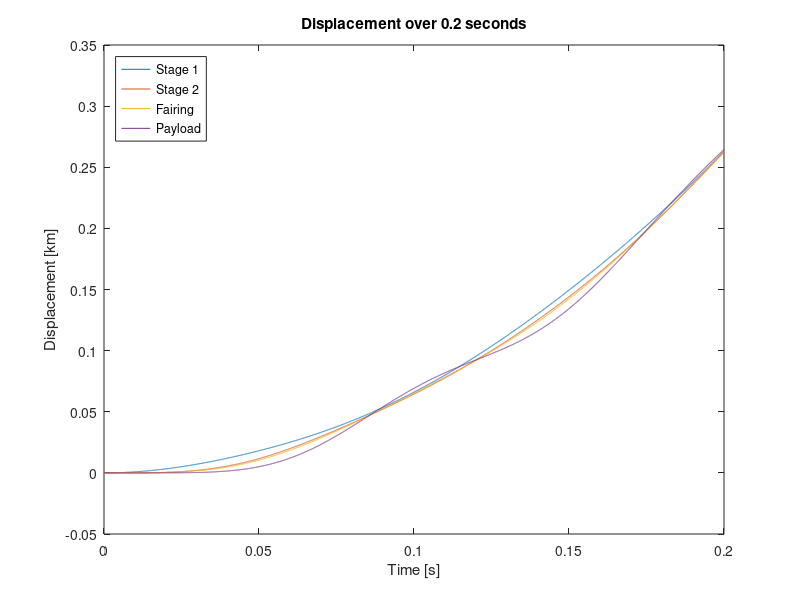
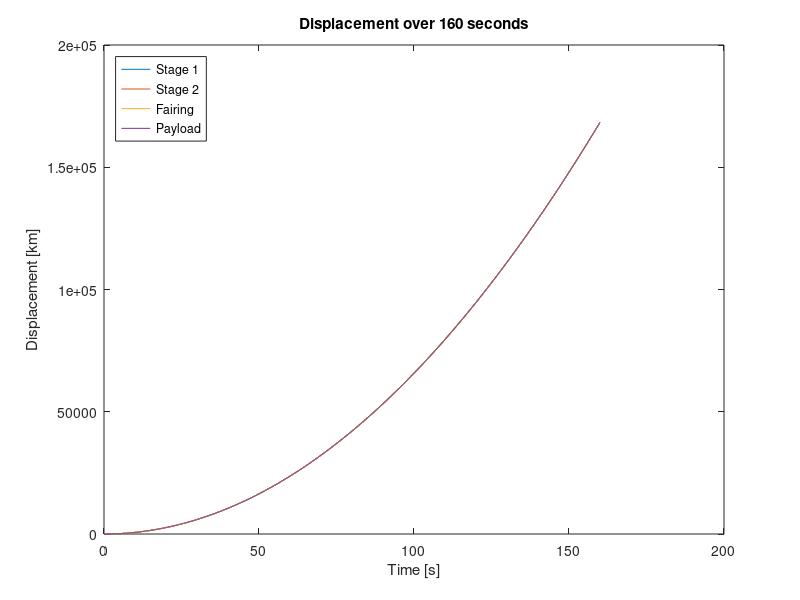
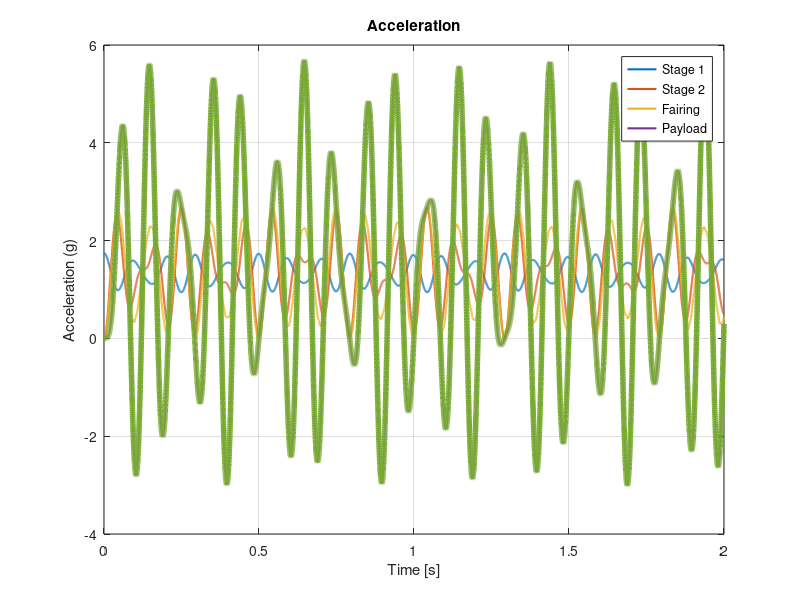
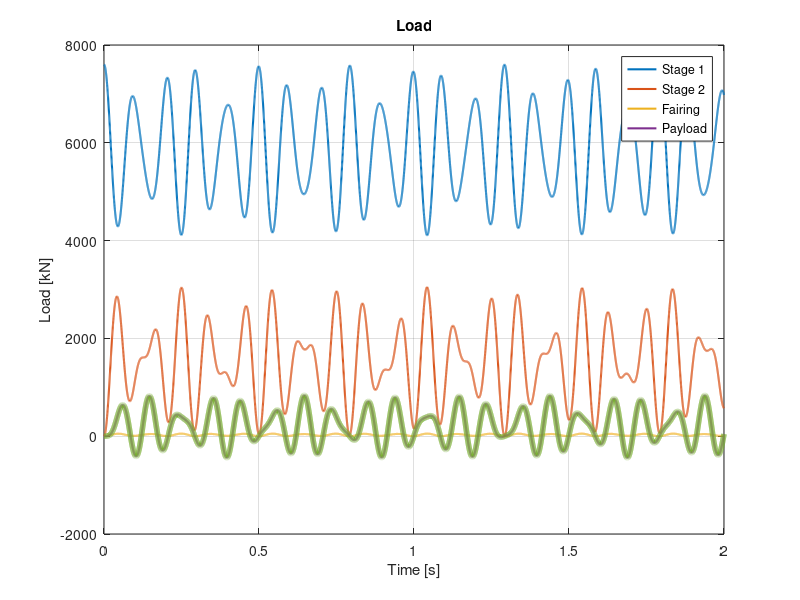

MATLAB code to generate these figures, in order:
clc; clear all; close all;

%% DATI %%

gravity = 9.81; % [m/s²]

% masse
m_1 = 445000;   % [kg]
m_2 = 116000;   % [kg]
m_3 = 2000;     % [kg]
m_4 = 15000;    % [kg]

% costanti elastiche
k_1 = 5e+8;     % [N/m]
k_2 = k_1;      % [N/m]
k_3 = 1e+8;     % [N/m]

% forzanti
F_0 = 775000 * 9.81;  % [N]

% durate lancio 

t_long = 160;  % [s]
t_mid = 2;     % [s]
t_short = 0.2; % [s]

Times = [t_short, t_mid, t_long];

%% GRANDEZZE OPERATIVE %% 

F = [F_0, 0, 0, 0]';             % Vettore delle forze

M = [
    m_1 0 0 0, 
     0 m_2 0 0,                  % Matrice delle masse
     0 0 m_3 0,
     0 0 0 m_4
    ];

K = [
    k_1 -k_1 0 0
    -k_1 (k_1 + k_2) -k_2 0      % Matrice delle costanti elastiche
    0 -k_2 (k_2 + k_3) -k_3
    0 0 -k_3 k_3
    ];

[PHI LAMBDA] = eig(K, M); % Risoluzione del problema agli autovalori
                                 % |K - (LAMBDA)*M| = 0
                                 % PHI é il vettore degli autovalori e rappresenta i modi
                                 % LAMBDA é la matrice diagonale degli autovalori e vale
                                 % (LAMBDA_i_j) = (OMEGA_i_j)²
                                 % OMEGA é la matrice diagonale delle frequenze naturali

OMEGA = sqrt(LAMBDA);            % Pulsazioni naturali [s^(-1)]

FREQ_NAT = OMEGA / (2 * pi);         % Frequenze naturali [Hz]


%% GRANDEZZE GENERALIZZATE %%

M_gen = (PHI)' * M * PHI;        % Matrice Masse generalizzate
K_gen = (PHI)' * K * PHI;        % Matrice Rigidezze generalizzate
F_gen = (PHI)' * F;              % Forze generalizzate

% Le due matrici sono diagonali e PHI é M-normalizzata, i termini non
% nulli nelle posizioni non diagonali sono dovuti all'implementazione dell'
% algoritmo numerico, ma sono praticamente dei numeri talmente piccoli (inferiori alla
% precisione di macchina) da considerarsi nulli,
% pertanto sovrascrivo manualmente quei valori 
% con degli zeri per semplicitá espositiva

M_gen = eye(4);
K_gen = LAMBDA;

%% Equazione per trovare la componente i-esima del vettore
%% spostamento in coordinate generalizzate

space_subd = 10000;

% Tra 0 e 0.2 s

t_end_short = linspace(0, Times(1), space_subd); 
Q_short_1 = F_gen(1) / M_gen(1, 1) .* t_end_short .^2 ./ 2;
Q_short = [Q_short_1; zeros(1, space_subd); zeros(1, space_subd); zeros(1, space_subd)];

for i = 2:4
    Q_short(i, :) = F_gen(i) / K_gen(i, i) * (1 - cos (OMEGA(i, i) .* t_end_short));
    i = i + 1;
end

X_short = PHI * Q_short;

figure()

for i = 1:4
    plot(t_end_short, X_short(i, :))
    hold on
end

legend('Stage 1','Stage 2','Fairing','Payload','Location','NorthWest')
ylabel('Displacement [km]')
xlabel('Time [s]')
title('Displacement over 0.2 seconds')

% Tra 0 e 160 s

t_end_long = linspace(0, Times(3), space_subd); 
Q_long_1 = F_gen(1) / M_gen(1, 1) .* t_end_long .^2 ./ 2;
Q_long = [Q_long_1; zeros(1, space_subd); zeros(1, space_subd); zeros(1, space_subd)];
for i = 2:4
    Q_long(i, :) = F_gen(i) / K_gen(i, i) * (1 - cos (OMEGA(i, i) * t_end_long));
    i = i + 1;
end

X_long = PHI * Q_long;

figure()

for i = 1:4
    plot(t_end_long, X_long(i, :))
    hold on
end

legend('Stage 1','Stage 2','Fairing','Payload','Location','NorthWest')
ylabel('Displacement [km]')
xlabel('Time [s]')
title('Displacement over 160 seconds')

%% Accelerazione

% Tra 0 e 2 s

t_end_mid = linspace(0, Times(2), space_subd); 
Q_mid_1 = F_gen(1) / M_gen(1, 1) .* t_end_mid .^2 ./ 2;
Q_mid = [Q_mid_1; zeros(1, space_subd); zeros(1, space_subd); zeros(1, space_subd )];

for i = 2:4
    Q_mid(i, :) = F_gen(i) / K_gen(i, i) * (1 - cos (OMEGA(i, i) .* t_end_mid));
    i = i + 1;
end

X_mid = PHI * Q_mid;


Q_mid_ddot = (inv(M_gen) * F_gen) - (inv(M_gen) * K_gen) * Q_mid;
X_mid_ddot = PHI * Q_mid_ddot;

Acc_ratio = X_mid_ddot / gravity;
 
figure ()
plot(t_end_mid, Acc_ratio, 'linewidth', 1.5, t_end_mid, Acc_ratio(4, :), 'linewidth', 4)          
legend("Stage 1", "Stage 2", "Fairing", "Payload", 'location', 'northeast')
xlabel('Time [s]')
ylabel('Acceleration (g)')
title('Acceleration')
grid on

%% Forza trasmessa al payload

F_final = M * X_mid_ddot / 1e3;     %[kN]

figure ()
plot(t_end_mid, F_final, 'linewidth', 1.5, t_end_mid, F_final(4, :), 'linewidth', 4 )            
legend("Stage 1", "Stage 2", "Fairing", "Payload", 'location', 'northeast')
xlabel('Time [s]')
ylabel('Load [kN]')
title('Load')
grid on


%% Power Spectral Density

[Pxx, freq] = periodogram(X_mid_ddot(4, :), [], length(X_mid_ddot(4, :)), length(t_end_mid));

figure()
loglog(freq, Pxx / gravity ^2, 'linewidth', 2.5)
xlabel('Frequency [Hz]')
title('Power Spectral Density')

X_rms = sqrt(trapz(freq,Pxx));